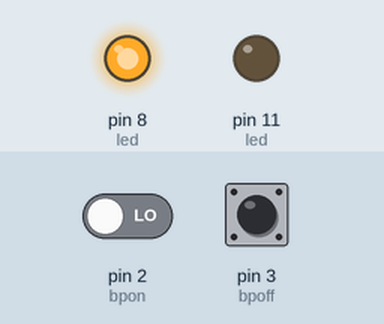
Simulated run of this sketch. Board: Arduino Uno, built with avr-gcc and run on an emulated ATmega328P. Parts: output pins drawn as LEDs (lit = HIGH). Inputs (shaded band) come from the test bench; at power-on: pin 3 (bpoff) HIGH, pin 2 (bpon) LOW.

Above: at 1.2 s.
1.3 s: pin 3 (bpoff) driven LOW
At 2.1 s:
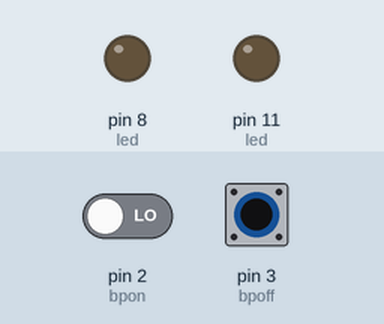
2.8 s: pin 3 (bpoff) pulsed HIGH 2 times (0.12 s each, 0.3 s apart)
At 4.1 s:
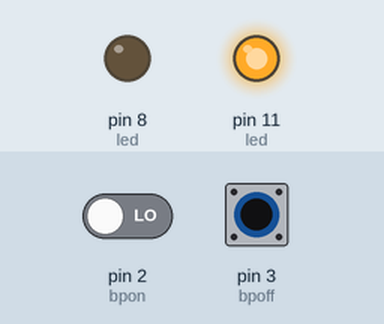
Timing chart, 0 to 5.8 s (numbered marks = the images above; inputs shaded):
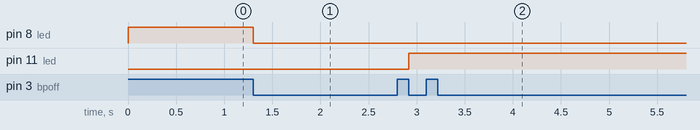

Measured:
- after the input at 1.3 s, pin 8 (led): HIGH → LOW at once
- after the input at 2.8 s, pin 11 (led): LOW → HIGH after 0.12 s

The sketch:

BP_led_2021_v1.ino
```cpp
int etat_bpon = 0;
int etat_bpoff = 0;
int etat_led1=1;

void setup()
{
  pinMode(11, OUTPUT);     //led = sortie
  pinMode(8, OUTPUT);     //led = sortie
  pinMode(2, INPUT); //bpon = entrée d'info
  pinMode(3, INPUT); //bpoff = entrée d'info

  digitalWrite(8, HIGH);   // alors led = allumée
  digitalWrite(11, LOW);   // alors led = allumée
}

void loop()
{

etat_bpon= digitalRead(2);  // lire la valeur du "bouton1" puis la placer dans "EtatBouton1"
etat_bpoff= digitalRead(3);  // lire la valeur du "bouton2" puis la placer dans "EtatBouton2"

//si le bpon actif alors allumage des deux leds
  if (etat_bpon ==1)
  {
   digitalWrite(8, HIGH);
   digitalWrite(11, LOW);
  }

  if(( etat_bpoff == 0) && (etat_led1==1)) // si bpoff actif et led1 allumée
  {
   digitalWrite(8, LOW);   // alors led = eteinte
   etat_led1 = 0;
   while (etat_bpoff == 0) // attendre relachement bpoff
   {
   etat_bpoff= digitalRead(3);
   }
  }

  if ((etat_bpoff == LOW)&& (etat_led1==0))//  si le bpoff actif et led1 eteinte
  {
   digitalWrite(11, HIGH);//  alors led = 0 // alors extinction led2
   etat_led1=1;
   while (etat_bpoff == 0) // attendre relachement bpoff
   {
   etat_bpoff= digitalRead(3);
   }
  }

}
```
